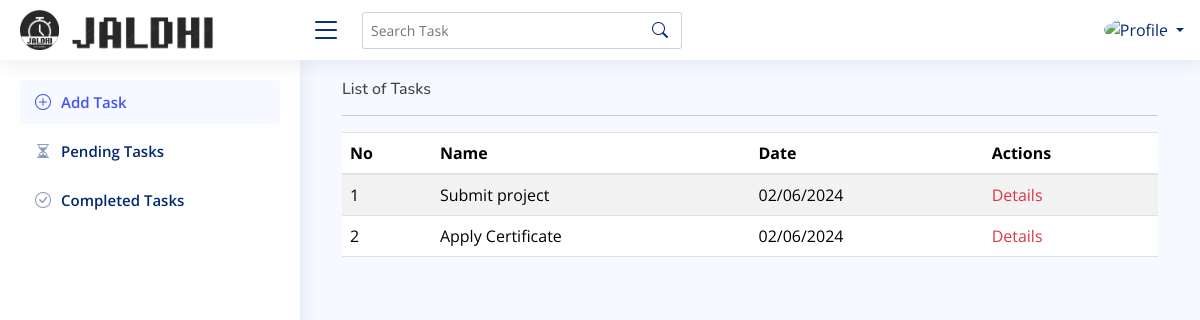
/listtask, run on an earlier commit of the app's database.
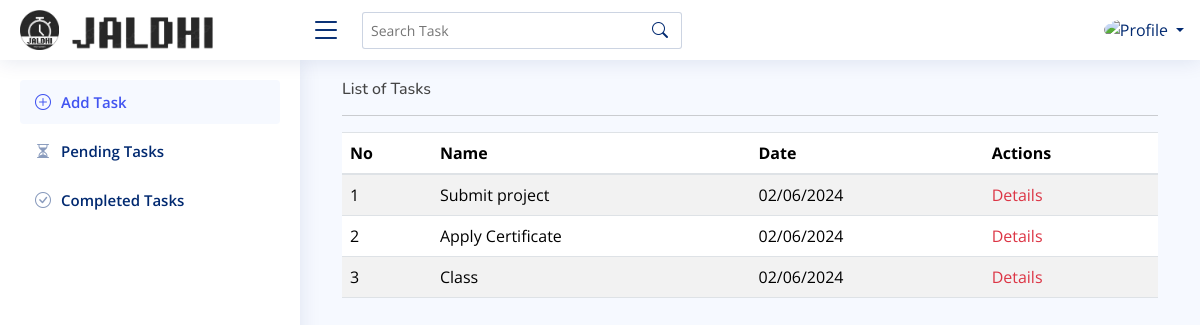
And on a later commit of the database.
### baseapp/models.py (models this page shows, shortened)
class Task(models.Model):
    no=models.AutoField(primary_key=True)
    title=models.CharField(max_length=100,null=True)
    description=models.TextField()
    date=models.DateField(default=timezone.now)
    def formatted_date(self):
        return self.date.strftime('%d/%m/%Y')

### baseapp/views.py (the view)
# urls.py: path("listtask",views.listtask,name="listtask"),
def listtask(request):
    tasks = Task.objects.all()
    return render(request, 'listtask.html', {'tasks': tasks})

### templates/listtask.html
{% extends 'index.html' %}
{% load static %}
{% block content %}
<div class="container">
    <div class="row">
        <div class="col-md-12">
            <h6>List of Tasks</h6>
            <hr>
            <table class="table table-striped">
                <thead>
                    <tr>
                        <th>No</th>
                        <th>Name</th>
                        <th>Date</th>
                        <th>Actions</th>
                    </tr>
                </thead>
                <tbody>
                    {% for task in tasks %}
                    <tr>
                        <td>{{ task.no }}</td>
                        <td>{{ task.title }}</td>
                        <td>{{ task.formatted_date }}</td>
                        <td>
                            <a href="{% url 'taskdetails' task.no %}" class="link-danger link-offset-2 link-underline-opacity-25 link-underline-opacity-100-hover">Details</a>
                        </td>
                    </tr>
                    {% endfor %}
                </tbody>
            </table>
        </div>
    </div>
</div>
{% endblock %}

### templates/index.html (shortened to what this page needs)
<!DOCTYPE html>
{% load static %}
<html lang="en">
<head>
  <link href="https://maxcdn.bootstrapcdn.com/bootstrap/4.5.2/css/bootstrap.min.css" rel="stylesheet">
  <link href="{% static 'assets/vendor/bootstrap-icons/bootstrap-icons.css' %}" rel="stylesheet">
  <link href="{% static 'assets/vendor/bootstrap/css/bootstrap.min.css' %}" rel="stylesheet">
  <link href="{% static 'assets/vendor/boxicons/css/boxicons.min.css' %}" rel="stylesheet">
  <link href="{% static 'assets/vendor/simple-datatables/style.css' %}" rel="stylesheet">
  <link href="{% static 'assets/css/style.css' %}" rel="stylesheet">
</head>
<body>
  <header id="header" class="header fixed-top d-flex align-items-center">
    <div class="d-flex align-items-center justify-content-between">
      <a href="index.html" class="logo d-flex align-items-center">
        <img src="{% static 'assets/img/logo.png' %}"  alt="JALDHI">
        <img src="{% static 'assets/img/logo_name.png' %}" class="logo_text">
      </a>
      <i class="bi bi-list toggle-sidebar-btn"></i>
    </div>
    <div class="search-bar">
      <form class="search-form d-flex align-items-center" method="get" action="#">
        <input type="text" name="q" placeholder="Search Task" title="Enter search keyword">
        <button type="submit" title="Search"><i class="bi bi-search"></i></button>
      </form>
    </div>
    <nav class="header-nav ms-auto">
      <ul class="d-flex align-items-center">
        <li class="nav-item dropdown pe-3">
          <a class="nav-link nav-profile d-flex align-items-center pe-0" href="#" data-bs-toggle="dropdown">
            <img src="{% static 'assets/img/profile-img.jpg' %}" alt="Profile" class="rounded-circle">
            <span class="d-none d-md-block dropdown-toggle ps-2">{{ user.name }}</span>
          </a>
        </li>
      </ul>
    </nav>
  </header>
  <aside id="sidebar" class="sidebar">
    <ul class="sidebar-nav" id="sidebar-nav">
      <li class="nav-item">
        <a class="nav-link" href="{% url 'addtask' %}">
          <i class="bi bi-plus-circle"></i>
          <span>Add Task</span>
        </a>
      </li>
      <li class="nav-item">
        <a class="nav-link collapsed" href="{% url 'listtask' %}">
          <i class="bi bi-hourglass-split"></i>
          <span>Pending Tasks</span>
        </a>
      </li>
      <li class="nav-item">
        <a class="nav-link collapsed" href="#">
          <i class="bi bi-check-circle"></i>
          <span>Completed Tasks</span>
        </a>
      </li>
    </ul>
  </aside>
  <main id="main" class="main">
    <section class="section dashboard p-0">
      {% block content %}{% endblock %}
    </section>
  </main>
</body>
</html>

### static/assets/css/style.css (style rules this page uses)
:root { scroll-behavior: smooth; }
body { font-family: "Open Sans", sans-serif; background: #f6f9ff; color: #444444; }
a { color: #4154f1; text-decoration: none; }
h1, h2, h3, h4, h5, h6 { font-family: "Nunito", sans-serif; }
#main { margin-top: 60px; padding: 20px 30px; transition: all 0.3s; }
.logo { line-height: 1; }
@media (min-width: 1200px) { .logo { width: 280px; } }
.logo img { max-height: 40px; margin-right: 6px; }
.logo .logo_text { width: 14 0px; }
.header { transition: all 0.5s; z-index: 997; height: 60px; box-shadow: 0px 2px 20px rgba(1, 41, 112, 0.1); background-color: #fff; padding-left: 20px; }
.header .toggle-sidebar-btn { font-size: 32px; padding-left: 10px; cursor: pointer; color: #012970; }
.header .search-bar { min-width: 360px; padding: 0 20px; }
.header .search-form { width: 100%; }
.header .search-form input { border: 0; font-size: 14px; color: #012970; border: 1px solid rgba(1, 41, 112, 0.2); padding: 7px 38px 7px 8px; border-radius: 3px; transition: 0.3s; width: 100%; }
.header .search-form button { border: 0; padding: 0; margin-left: -30px; background: none; }
.header .search-form button i { color: #012970; }
.header-nav ul { list-style: none; }
.header-nav>ul { margin: 0; padding: 0; }
.header-nav .nav-profile { color: #012970; }
.header-nav .nav-profile img { max-height: 36px; }
.header-nav .nav-profile span { font-size: 14px; font-weight: 600; }
.sidebar { position: fixed; top: 60px; left: 0; bottom: 0; width: 300px; z-index: 996; transition: all 0.3s; padding: 20px; overflow-y: auto; scrollbar-width: thin; scrollbar-color: #aab7cf transparent; box-shadow: 0px 0px 20px rgba(1, 41, 112, 0.1); background-color: #fff; }
@media (min-width: 1200px) { #main, #footer { margin-left: 300px; } }
.sidebar-nav { padding: 0; margin: 0; list-style: none; }
.sidebar-nav li { padding: 0; margin: 0; list-style: none; }
.sidebar-nav .nav-item { margin-bottom: 5px; }
.sidebar-nav .nav-link { display: flex; align-items: center; font-size: 15px; font-weight: 600; color: #4154f1; transition: 0.3; background: #f6f9ff; padding: 10px 15px; border-radius: 4px; }
.sidebar-nav .nav-link i { font-size: 16px; margin-right: 10px; color: #4154f1; }
.sidebar-nav .nav-link.collapsed { color: #012970; background: #fff; }
.sidebar-nav .nav-link.collapsed i { color: #899bbd; }

What changed in the data, as far as the page shows it:
added Task: no "3", title "Class", formatted_date "02/06/2024"
